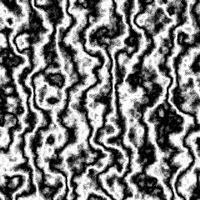
Frame 1 (no input)
Frame 60 (the mouse pressed at the canvas centre just before this capture): identical to frame 1, image omitted
Frame 120 (the mouse held since frame 60 and released just before this capture): identical to frame 1, image omitted

The Processing sketch that drew this single still picture (run headless with seeded random() and noise(); from frame 60 on, the mouse is pressed at the canvas centre):

// Processing sketch: sinetexturenoise
// ── sinetexturenoise.pde
/* @pjs preload="wood.png"; */
color generatePixel(int x, int y, int w, int h)
{
noiseDetail(8);
  float u = map(x, 0, w, 0, 10);
  float v = map(y, 0, h, 0, 10);
  float s = sin((u+noise(u,v)*3)*TWO_PI);
  float n = norm(s,-1,1);
  return color(n*255);
}

PImage picture;
PImage palette;

void setup()
{
  size(200, 200);
  picture = createImage(width, height, RGB);
  picture = generatePicture(picture);
}

void draw()
{
  image(picture, 0, 0);
}

PImage generatePicture(PImage pic)
{
  pic.loadPixels();
  for (int i=0; i<pic.pixels.length; i++) {
    pic.pixels[i] = generatePixel(i%pic.width, i/pic.width, pic.width, pic.height);
  }
  pic.updatePixels();
  return pic;
}
